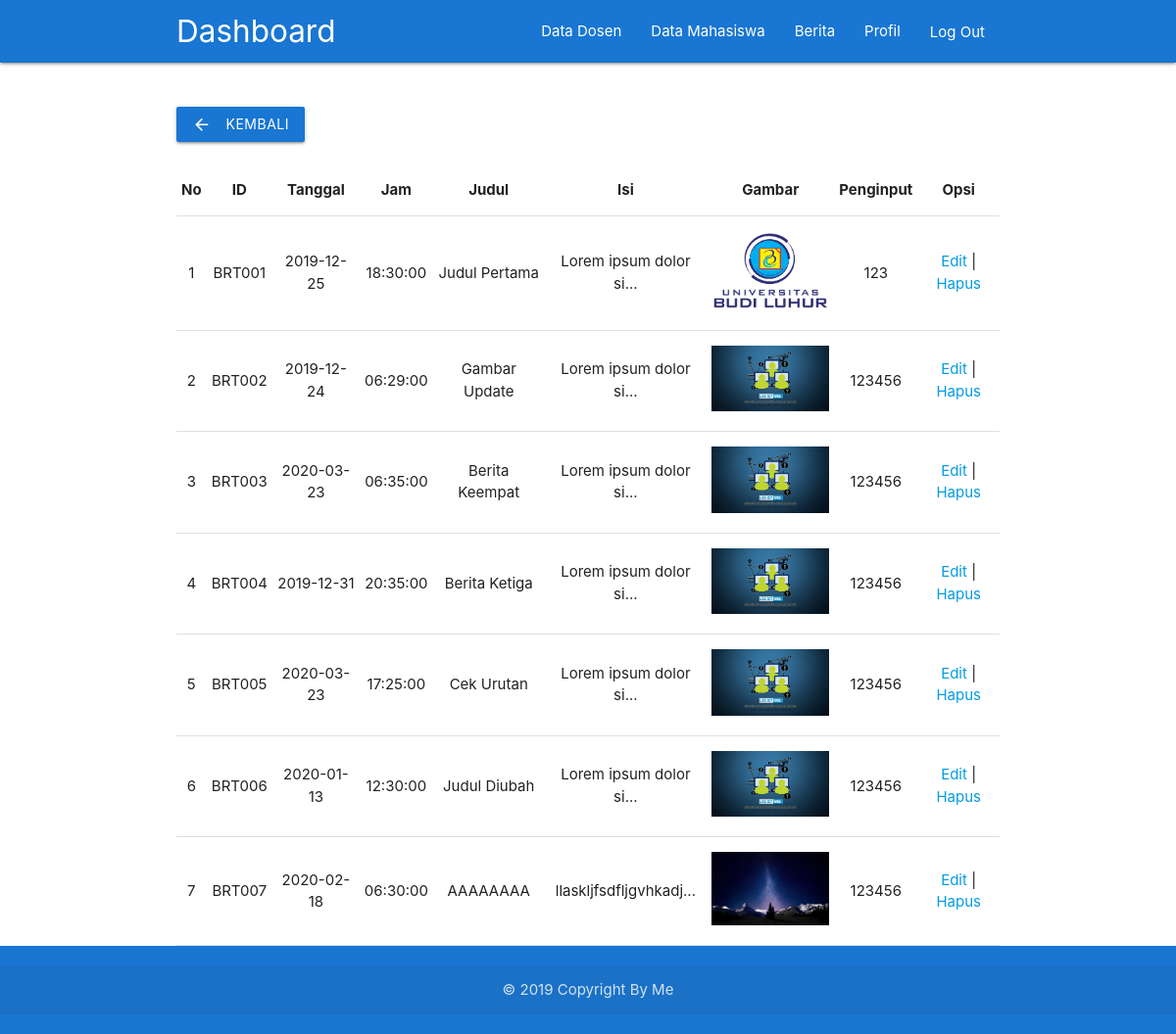
The app's page /admin/index.php?page=dataBerita (signed in) with its own data.
### tables this page shows
CREATE TABLE `berita` (
  `id_berita` varchar(11) NOT NULL DEFAULT '0',
  `judul` varchar(255) DEFAULT NULL,
  `isi` varchar(255) DEFAULT NULL,
  `tgl_berita` date DEFAULT NULL,
  `jam_berita` time DEFAULT NULL,
  `gambar_berita` varchar(255) DEFAULT NULL,
  `id_admin` varchar(11) DEFAULT NULL,
  PRIMARY KEY (`id_berita`),
  KEY `FKAdmin` (`id_admin`),
  CONSTRAINT `FKAdmin` FOREIGN KEY (`id_admin`) REFERENCES `admin` (`id_admin`) ON DELETE CASCADE ON UPDATE CASCADE
);

### admin/pages/dataBerita.php (the view)
<div class="container"><br><br>
<a href="index.php" class="btn blue darken-2"><i class="material-icons left">arrow_back</i> Kembali</a><br><br>
    <table class="highlight centered">
        <thead>
            <tr>
                <th>No</th>
                <th>ID</th>
                <th>Tanggal</th>
                <th>Jam</th>
                <th>Judul</th>
                <th>Isi</th>
                <th>Gambar</th>
                <th>Penginput</th>
                <th rowspan=2>Opsi</th>
            </tr>
        </thead>
            <?php
            $no = 1;
            $data = mysqli_query($connect,"SELECT * FROM berita");
            while($d = mysqli_fetch_array($data)){
                ?>
                <tbody>
                    <tr>
                    <td><?php echo $no++; ?></td>
                    <td><?php echo $d['id_berita']; ?></td>
                    <td><?php echo $d['tgl_berita']; ?></td>
                    <td><?php echo $d['jam_berita']; ?></td>
                    <td><?php echo $d['judul']; ?></td>
                    <td><?php echo substr($d['isi'], 0, 20); ?>...</td>
                    <td><img src="gambarberita/<?php echo $d['gambar_berita']; ?>" style="width: 120px;float: left;margin-bottom: 5px;"></td>
                    <td><?php echo $d['id_admin']; ?></td>
                    <td>
                        <a href="index.php?page=upBerita&&id_berita=<?php echo $d['id_berita']; ?>">Edit</a> |
                        <a href="index.php?page=delBerita&&id_berita=<?php echo $d['id_berita']; ?>">Hapus</a>
                    </td>
                    </tr>
                </tbody>
                <?php
            }
		        ?>
	</table>
    </div>

### admin/header.php (shortened to what this page needs)
<!DOCTYPE html>
  <html>
    <head>
      <link type="text/css" rel="stylesheet" href="../assets/css/materialize.min.css"  media="screen,projection"/>
      <link rel="stylesheet" href="../assets/css/style.css">
    </head>
    <body>

### admin/navbar.php (shortened to what this page needs)
<div class="navbar-fixed">
        <nav class="blue darken-2">
            <div class="container">
                <div class="nav-wrapper">
                    <a href="index.php" class="brand-logo" data-target="slide-out">Dashboard</a>
                    <ul class="right hide-on-med-and-down">
                    <li><a href="index.php?page=dataDosen">Data Dosen</a></li>
                    <li><a href="index.php?page=dataMhs">Data Mahasiswa</a></li>
                    <li><a href="index.php?page=dataBerita">Berita</a></li>
                    <li><a href="index.php?page=user">Profil</a></li>
                    <li><a href="javascript: if (confirm('Apakah anda yakin ingin keluar?')) { window.location.href='logout.php' } else { void('') }; " class="waves-effect">Log Out</a></li>
                    </ul>
                </div>
            </div>
        </nav>
  </div>

### admin/index.php (shortened to what this page needs)
<?php
  include 'header.php';
  include 'navbar.php';
  if(isset($_GET['page'])){
      switch($_GET['page']){
          case 'dataBerita' : include 'pages/dataBerita.php'; break;
      }
  }else{
      include 'pages/beranda.php';
  }
  include 'footer.php';
?>

### admin/footer.php (shortened to what this page needs)
        <footer class="page-footer blue darken-2 white-text center">
          <div class="footer-copyright">
            <div class="container center">
              &copy; 2019 Copyright By Me
            </div>
          </div>
        </footer>
    </body>
</html>

### assets/css/style.css (style rules this page uses)
section, footer { padding: 20px 0; }

### admin/header.php (style rules this page uses)
body { display: flex; min-height: 100vh; flex-direction: column; }

### records on screen
berita: id_berita "BRT001", tgl_berita "2019-12-25", jam_berita "18:30:00", judul "Judul Pertama", isi "Lorem ipsum dolor si", gambar_berita (picture), id_admin "123"
berita: id_berita "BRT002", tgl_berita "2019-12-24", jam_berita "06:29:00", judul "Gambar Update", isi "Lorem ipsum dolor si", gambar_berita (picture), id_admin "123456"
berita: id_berita "BRT003", tgl_berita "2020-03-23", jam_berita "06:35:00", judul "Berita Keempat", isi "Lorem ipsum dolor si", gambar_berita (picture), id_admin "123456"
berita: id_berita "BRT004", tgl_berita "2019-12-31", jam_berita "20:35:00", judul "Berita Ketiga", isi "Lorem ipsum dolor si", gambar_berita (picture), id_admin "123456"
berita: id_berita "BRT005", tgl_berita "2020-03-23", jam_berita "17:25:00", judul "Cek Urutan", isi "Lorem ipsum dolor si", gambar_berita (picture), id_admin "123456"
berita: id_berita "BRT006", tgl_berita "2020-01-13", jam_berita "12:30:00", judul "Judul Diubah", isi "Lorem ipsum dolor si", gambar_berita (picture), id_admin "123456"
berita: id_berita "BRT007", tgl_berita "2020-02-18", jam_berita "06:30:00", judul "AAAAAAAA", isi "llaskljfsdfljgvhkadj", gambar_berita (picture), id_admin "123456"
